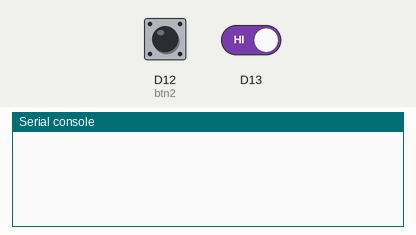
Simulated run of this program. Board: CircuitPython board. On the bench: the last lines printed to the serial console. Inputs (shaded band) come from the test bench; at power-on: D12 (btn2) HIGH.

Above: at 1.2 s.
1.3 s: D12 (btn2) pulled LOW for 0.15 s
At 2.6 s:
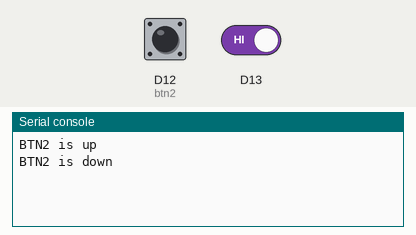
2.9 s: on-board LED held down
At 4.1 s:
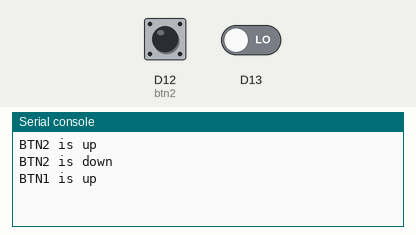
4.4 s: on-board LED released
At 5.5 s:
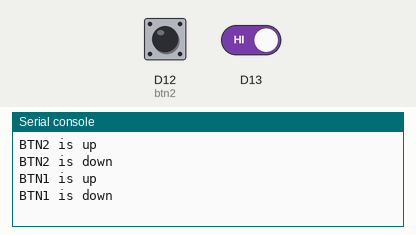

Measured:
- after the input at 1.3 s, the serial console: prints a new line at once (image 1)
- after the input at 2.9 s, the serial console: prints a new line at once (image 2)
- after the input at 4.4 s, the serial console: prints a new line at once (image 3)

The program:

BUTTON.py
```python
import board
from digitalio import DigitalInOut, Direction, Pull

btn1 = DigitalInOut(board.D13)
btn2 = DigitalInOut(board.D12)
btn1.direction = Direction.INPUT
btn1.pull = Pull.UP

prev_state = btn1.value
prev_state2 = btn2.value
while True:
    cur_state = btn1.value
    if cur_state != prev_state:
        if not cur_state:
            print("BTN1 is up")
        else:
            print("BTN1 is down")

    prev_state = cur_state

    cur_state2 = btn2.value
    if cur_state2 != prev_state2:
        if not cur_state2:
            print("BTN2 is up")
        else:
            print("BTN2 is down")

    prev_state2 = cur_state2
```
